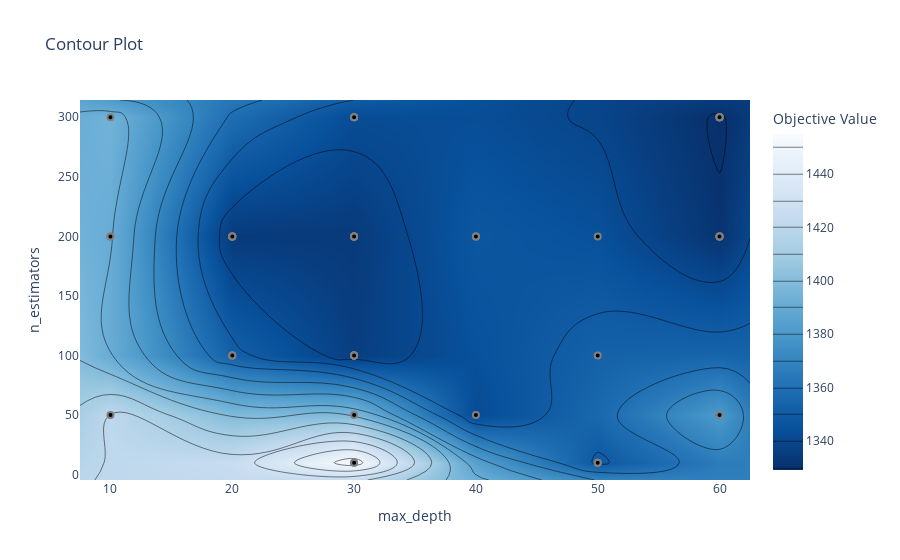

Source (notebook cell):
### Code cell
plot_contour(study)

### Figure 1 — Plotly figure (JSON) as saved in the notebook; plotly's stock layout.template omitted (floating-point values rounded to 4 significant figures)
{"data": [{"autocontour": true, "colorbar": {"title": {"text": "Objective Value"}}, "colorscale": [[0, "rgb(247,251,255)"], [0.125, "rgb(222,235,247)"], [0.25, "rgb(198,219,239)"], [0.375, "rgb(158,202,225)"], [0.5, "rgb(107,174,214)"], [0.625, "rgb(66,146,198)"], [0.75, "rgb(33,113,181)"], [0.875, "rgb(8,81,156)"], [1, "rgb(8,48,107)"]], "connectgaps": true, "contours": {"coloring": "heatmap", "end": 1450, "size": 10, "start": 1330}, "hoverinfo": "none", "line": {"smoothing": 1.3}, "reversescale": true, "type": "contour", "x": [7.5, 10, 20, 30, 40, 50, 60, 62.5], "y": [-4.5, 10, 50, 100, 200, 300, 314.5], "z": [[null, null, null, null, null, null, null, null], [null, null, null, 1455.0, null, 1348.0, null, null], [null, 1420.0, null, 1399.0, 1342.0, null, 1381.0, null], [null, null, 1353.0, 1336.0, null, 1353.0, null, null], [null, 1391.0, 1334.0, 1334.0, 1347.0, 1344.0, 1331.0, null], [null, 1394.0, null, 1342.0, null, null, 1329.0, null], [null, null, null, null, null, null, null, null]]}, {"marker": {"color": "black", "line": {"color": "Gray", "width": 2}}, "mode": "markers", "name": "Feasible Trial", "showlegend": false, "type": "scatter", "x": [30, 30, 50, 30, 30, 20, 50, 30, 20, 60, 60, 10, 60, 40, 60, 40, 60, 30, 10, 60, 50, 30, 30, 30, 30, 40, 10, 20, 60, 30, 30, 30, 30, 30, 30, 50, 30, 20, 30, 60, 50, 20, 20, 20, 20, 40, 10, 60, 60, 60], "y": [300, 100, 10, 10, 100, 100, 200, 200, 100, 300, 300, 50, 200, 200, 300, 50, 300, 200, 200, 300, 10, 100, 100, 50, 200, 200, 200, 200, 300, 300, 200, 100, 10, 200, 100, 10, 300, 100, 200, 50, 100, 200, 200, 200, 200, 200, 300, 200, 200, 200]}, {"marker": {"color": "#cccccc", "line": {"color": "Gray", "width": 2}}, "mode": "markers", "name": "Infeasible Trial", "showlegend": false, "type": "scatter", "x": [], "y": []}], "layout": {"autosize": true, "title": {"text": "Contour Plot"}, "xaxis": {"range": [7.5, 62.5], "title": {"text": "max_depth"}, "type": "linear"}, "yaxis": {"range": [-4.5, 314.5], "title": {"text": "n_estimators"}, "type": "linear"}}}
